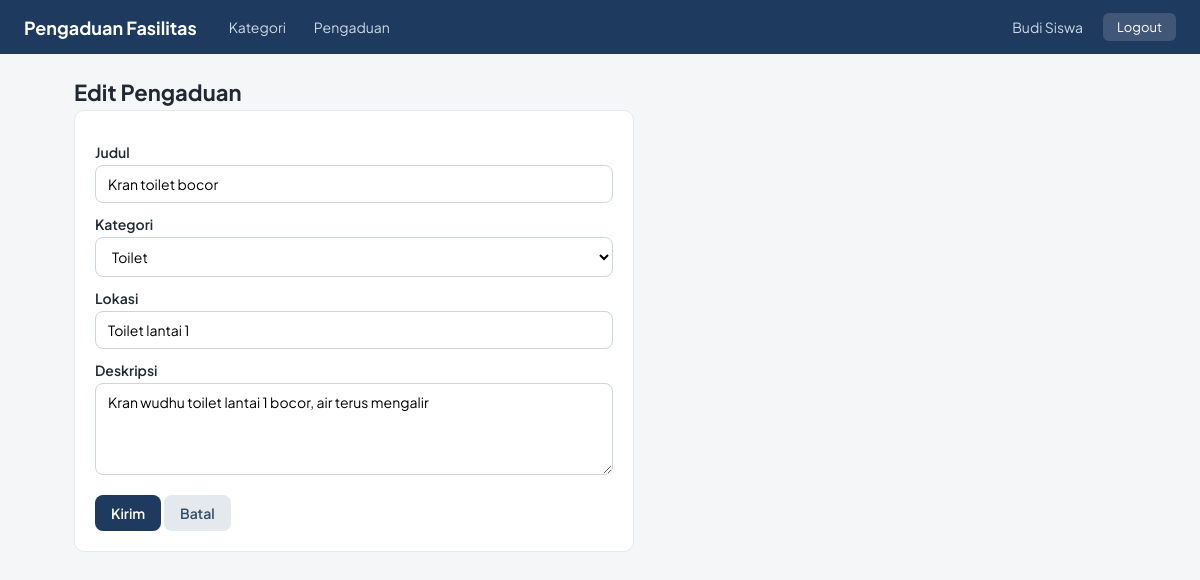
The app's page /index.php?page=pengaduan-form&id=1 (signed in) with its own data.
### tables this page shows
CREATE TABLE pengaduan (
  id INT AUTO_INCREMENT PRIMARY KEY,
  user_id INT NOT NULL,
  kategori_id INT NOT NULL,
  judul VARCHAR(150) NOT NULL,
  deskripsi TEXT,
  lokasi VARCHAR(150),
  status ENUM('diajukan', 'diproses', 'selesai') NOT NULL DEFAULT 'diajukan',
  created_at DATETIME NOT NULL DEFAULT CURRENT_TIMESTAMP,
  FOREIGN KEY (user_id) REFERENCES users(id),
  FOREIGN KEY (kategori_id) REFERENCES kategori(id)
);

CREATE TABLE kategori (
  id INT AUTO_INCREMENT PRIMARY KEY,
  nama VARCHAR(100) NOT NULL
);

### controllers/PengaduanController.php (called while the page is built, shortened)
<?php
class PengaduanController
{
    private $pengaduanModel;
    private $kategoriModel;
    public function __construct($pdo)
    {
        $this->pengaduanModel = new Pengaduan($pdo);
        $this->kategoriModel = new Kategori($pdo);
    }
    public function form()
    {
        $kategori = $this->kategoriModel->all();
        $id = $_GET['id'] ?? null;
        $pengaduan = null;
        if ($id) {
            $pengaduan = $this->pengaduanModel->find($id);
        }
        include __DIR__ . '/../views/pengaduan/form.php';
    }
}

### models/Pengaduan.php (called while the page is built, shortened)
<?php
class Pengaduan
{
    private $pdo;
    public function __construct($pdo)
    {
        $this->pdo = $pdo;
    }
    public function find($id)
    {
        $stmt = $this->pdo->prepare("SELECT * FROM pengaduan WHERE id = ?");
        $stmt->execute([$id]);
        return $stmt->fetch();
    }
}

### models/Kategori.php (called while the page is built, shortened)
<?php
class Kategori
{
    private $pdo;
    public function __construct($pdo)
    {
        $this->pdo = $pdo;
    }
    public function all()
    {
        return $this->pdo->query("SELECT * FROM kategori ORDER BY nama")->fetchAll();
    }
}

### views/pengaduan/form.php (the view, shortened to what this page needs)
<?php include __DIR__ . '/../partials/header.php'; ?>
<h1><?= $pengaduan ? 'Edit Pengaduan' : 'Buat Pengaduan' ?></h1>
<div class="card" style="max-width:560px;">
  <form method="post" action="index.php?page=pengaduan-simpan">
    <label>Judul</label>
    <input type="text" name="judul" required value="<?= htmlspecialchars($pengaduan['judul'] ?? '') ?>">
    <label>Kategori</label>
    <select name="kategori_id" required>
      <?php foreach ($kategori as $k): ?>
        <option value="<?= $k['id'] ?>" <?= ($pengaduan['kategori_id'] ?? '') == $k['id'] ? 'selected' : '' ?>>
          <?= htmlspecialchars($k['nama']) ?>
        </option>
      <?php endforeach; ?>
    </select>
    <label>Lokasi</label>
    <input type="text" name="lokasi" placeholder="contoh: toilet lantai 2"
      value="<?= htmlspecialchars($pengaduan['lokasi'] ?? '') ?>">
    <label>Deskripsi</label>
    <textarea name="deskripsi" rows="4"><?= htmlspecialchars($pengaduan['deskripsi'] ?? '') ?></textarea>
    <div style="margin-top:16px;">
      <button class="btn btn-primary">Kirim</button>
      <a href="index.php?page=pengaduan" class="btn btn-secondary">Batal</a>
    </div>
  </form>
</div>
<?php include __DIR__ . '/../partials/footer.php'; ?>

### assets/css/style.css (style rules this page uses)
* { box-sizing: border-box; margin: 0; padding: 0; }
body { font-family: 'Plus Jakarta Sans', sans-serif; background: #f4f6f8; color: #1f2933; min-height: 100vh; }
a { text-decoration: none; color: #1e5aa8; }
h1 { font-size: 22px; margin-bottom: 4px; }
.card { background: #fff; border: 1px solid #e4e9ee; border-radius: 10px; padding: 20px; margin-bottom: 20px; }
label { display: block; font-size: 14px; font-weight: 600; margin: 12px 0 4px; }
input, select, textarea { width: 100%; padding: 9px 12px; border: 1px solid #cbd5e0; border-radius: 8px; font-family: inherit; font-size: 14px; background: #fff; }
.btn { display: inline-block; padding: 9px 16px; border: none; border-radius: 8px; font-family: inherit; font-size: 14px; font-weight: 600; cursor: pointer; }
.btn-primary { background: #1e3a5f; color: #fff; }
.btn-secondary { background: #e4e9ee; color: #334e68; }

### records on screen
pengaduan: judul "Kran toilet bocor", kategori_id "Toilet", lokasi "Toilet lantai 1", deskripsi "Kran wudhu toilet lantai 1 bocor, air terus mengalir"

### other values on screen
$userNama "Budi Siswa"
